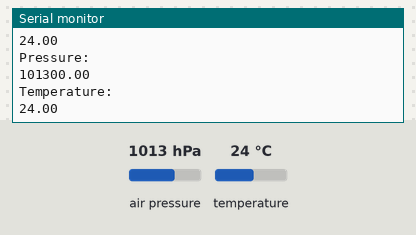
Bench run of a sketch on a simulated Arduino Uno, built with avr-gcc and run on an emulated ATmega328P. On the bench: the last lines printed to the serial monitor. The test bench sets the inputs (shaded band); at power-on: air pressure 1013 hPa, temperature 24 °C.

Above: at 2.8 s.
2.9 s: air pressure set to 952 hPa
At 5.3 s:
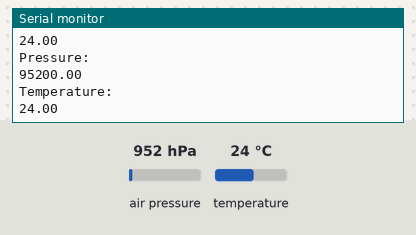
5.6 s: temperature set to 12 °C
At 7.1 s:
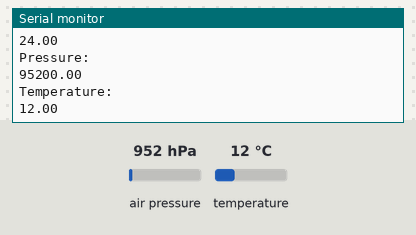
8.3 s: air pressure set to 975 hPa
At 10.6 s:
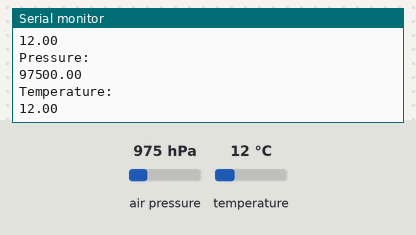
Timing chart, 0 to 12.1 s (numbered marks = the images above; inputs shaded):
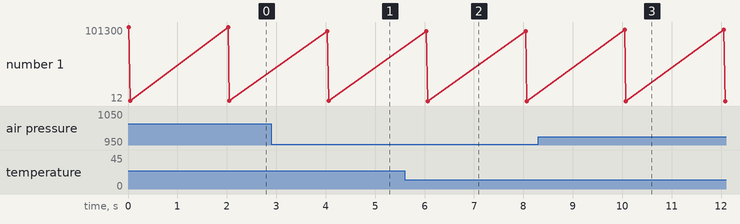

The sketch:

BMP_Sensor.ino
```cpp
#include <Adafruit_I2CDevice.h>
#include <Adafruit_BMP085.h>

Adafruit_BMP085 BMP085;

void setup() {
  Serial.begin(9600);
  BMP085.begin();
  }

void loop() {
  float p = BMP085.readPressure();
  float t = BMP085.readTemperature();
  Serial.println("Pressure: ");
  Serial.println(p);
  Serial.println("Temperature: ");
  Serial.println(t);
  delay(2000);
}
```

Measured:
- after the input at 2.9 s, the serial monitor: prints a new line after 1.1 s (image 1)
- after the input at 5.6 s, the serial monitor: prints a new line after 0.46 s (image 2)
- after the input at 8.3 s, the serial monitor: prints a new line after 1.8 s (image 3)
- plotted number 1: 24 → 12 after the input at 5.6 s
